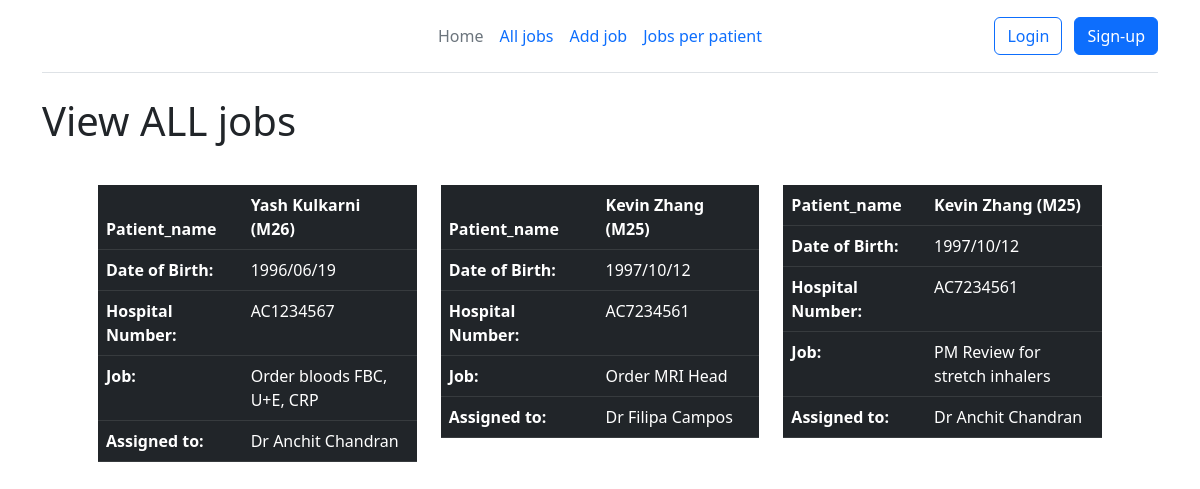
The app's page /view-all-jobs, older data.
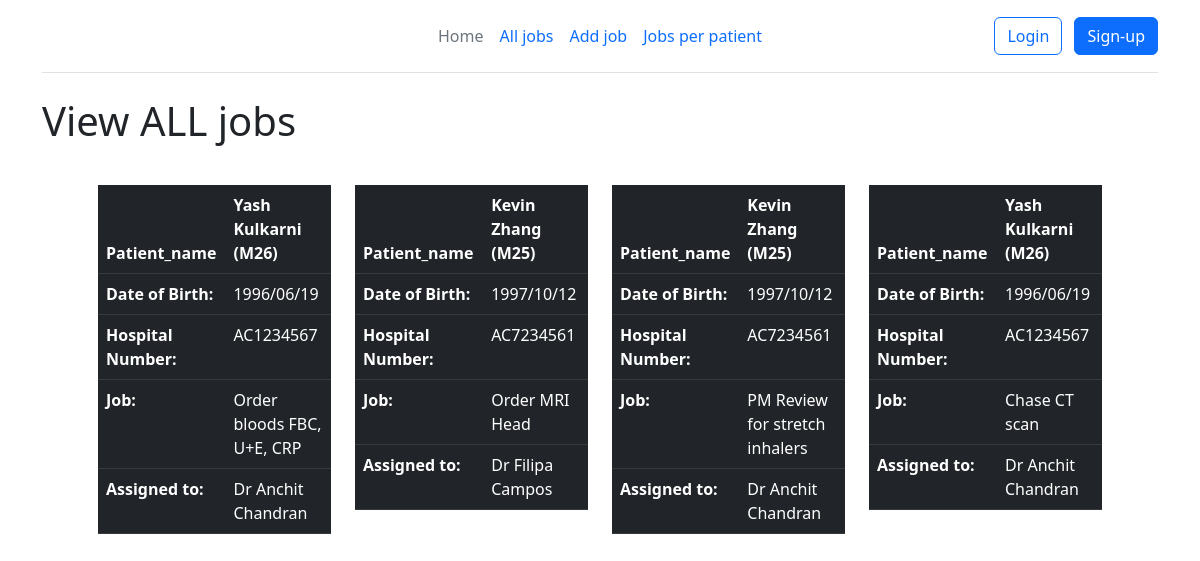
The same page, newer data.
### app_ward_jobs/models.py (models this page shows, shortened)
class Job(models.Model):
    description = models.CharField(max_length=500)
    patient = models.ForeignKey(Patient, on_delete=models.CASCADE)
    assignee = models.ForeignKey(Doctor, on_delete=models.CASCADE)

class Patient(models.Model):
    first_name = models.CharField(max_length=100)
    last_name = models.CharField(max_length=100)
    MALE='M'
    FEMALE='F'
    SEX_CHOICES = [
        (MALE, 'M'),
        (FEMALE, 'F')
    ]
    sex = models.CharField(max_length=1, choices=SEX_CHOICES, default=MALE)
    dob = models.DateField()
    hospital_number = models.IntegerField(unique=True)
    @property
    def age(self):
        today = timezone.now()
        return today.year - self.dob.year - ((today.month, today.day) < (self.dob.month, self.dob.day))
    def get_full_name(self):
        return f"{self.first_name} {self.last_name}"

class Doctor(models.Model):
    first_name = models.CharField(max_length=100)
    last_name = models.CharField(max_length=100)
    FY1 = 'FY1'
    FY2 = 'FY2'
    CT1 = 'CT1'
    CT2 = 'CT2'
    REGISTRAR = 'REG'
    CONSULTANT = 'CONS'
    GRADE_CHOICES = [
        (FY1, 'FY1'),
        (FY2, 'FY2'),
        (CT1, 'CT1'),
        (CT2, 'CT2'),
        (REGISTRAR, 'Registrar'),
        (CONSULTANT, 'Consultant'),
    ]
    grade = models.CharField(
        max_length=4,
        choices=GRADE_CHOICES,
        default=FY1,
    )
    def get_full_name(self):
        return f"{self.first_name} {self.last_name}"

### app_ward_jobs/views.py (the view)
# urls.py: path('view-all-jobs', views.all_jobs, name='all-jobs'),
def all_jobs(request):
    jobs = Job.objects.all()
    context = {
        'jobs': jobs
    }
    return render(request, template_name='app_ward_jobs/all_jobs_list.html', context=context)

### app_ward_jobs/templates/app_ward_jobs/all_jobs_list.html (shortened to what this page needs)
{% extends 'app_ward_jobs/home.html' %}  {% block page_title %} View ALL jobs {% endblock page_title %}
{% block views %}
<div class="row p-2 m-2">
  {% for job in jobs %}
  <div class="col">
    <table class="table table-dark table-hover">
      <thead>
        <th scope="col">Patient_name</th>
        <th scope="col">
          {{ job.patient.get_full_name }} ({{ job.patient.sex }}{{job.patient.age }})
        </th>
      </thead>
      <tbody>
        <tr>
          <th scope="row">Date of Birth:</th>
          <td>{{ job.patient.dob|date:'Y/m/d' }}</td>
        </tr>
        <tr>
          <th scope="row">Hospital Number:</th>
          <td>AC{{ job.patient.hospital_number }}</td>
        </tr>
        <tr>
          <th scope="row">Job:</th>
          <td>{{ job.description }}</td>
        </tr>
        <tr>
          <th scope="row">Assigned to:</th>
          <td>Dr {{ job.assignee.get_full_name }}</td>
        </tr>
      </tbody>
    </table>
  </div>
  {% endfor %}
</div>
{% endblock views %}

Row changes from the older to the newer data that the page shows:
added Job: patient.get_full_name "Yash Kulkarni", patient.sex "M", patient.age "26", patient.dob "1996/06/19", patient.hospital_number "1234567", description "Chase CT scan", assignee.get_full_name "Anchit Chandran"
